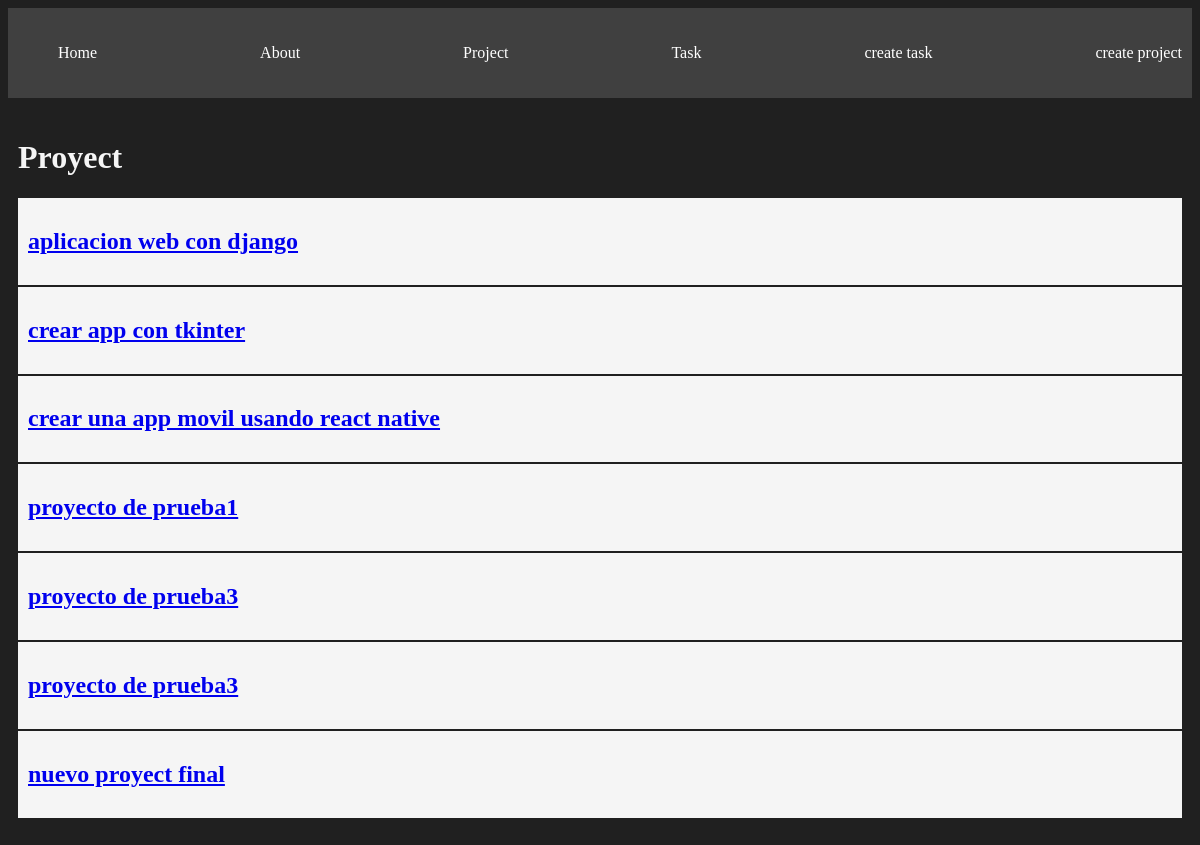
/projects/, run on the app's committed database.
### myapp/models.py (models this page shows, shortened)
class Project(models.Model):
    name= models.CharField(max_length=200)

### myapp/views.py (the view)
# urls.py: path('projects/', views.projects),
def projects(request):
    projects = Project.objects.all()
    return render(request, 'projects/projects.htm', {
        'projects': projects
    })

### myapp/templates/projects/projects.htm
{% extends 'layouts/base.htm'%}
{% block contend %}
<h1>Proyect</h1>
{% for project in projects %}
<article class="card">
   <a href="{% url 'project_detail' project.id %}">
    <h1>{{project.name}}</h1>
   </a>
</article>
{% endfor %}
{% endblock %}

### myapp/static/styles/main.css (style rules this page uses)
body { background: #202020; color: whitesmoke; }
.card { background: whitesmoke; color: black; padding: 10px; margin-bottom: 2px; }

### data on the page
Project: name "aplicacion web con django"
Project: name "crear app con tkinter"
Project: name "crear una app movil usando react native"
Project: name "proyecto de prueba1"
Project: name "proyecto de prueba3"
Project: name "proyecto de prueba3"
Project: name "nuevo proyect final"
